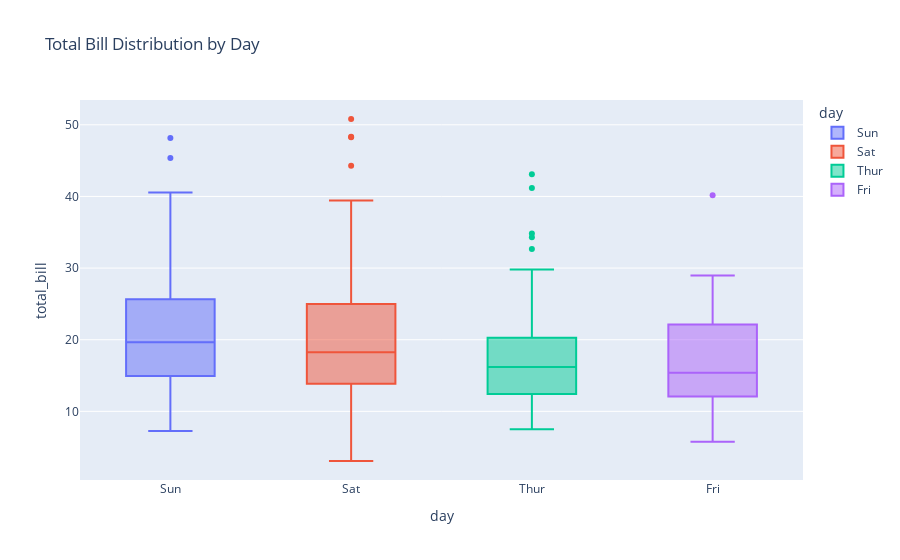

Here is the notebook cell this chart was saved with:
### Code cell
# Q2

# Load the tips dataset from Plotly
tips_data = px.data.tips()

# Create a box plot using Plotly Express
box_plot = px.box(tips_data, x='day', y='total_bill', color='day', title='Total Bill Distribution by Day')
box_plot.show()

### Figure 1 — Plotly figure (JSON) as saved in the notebook; plotly's stock layout.template omitted (floating-point values rounded to 4 significant figures)
{"data": [{"alignmentgroup": "True", "hovertemplate": "day=%{x}<br>total_bill=%{y}<extra></extra>", "legendgroup": "Sun", "marker": {"color": "#636efa"}, "name": "Sun", "notched": false, "offsetgroup": "Sun", "orientation": "v", "showlegend": true, "type": "box", "x": ["Sun", "Sun", "Sun", "Sun", "Sun", "Sun", "Sun", "Sun", "Sun", "Sun", "Sun", "Sun", "Sun", "Sun", "Sun", "Sun", "Sun", "Sun", "Sun", "Sun", "Sun", "Sun", "Sun", "Sun", "Sun", "Sun", "Sun", "Sun", "Sun", "Sun", "Sun", "Sun", "Sun", "Sun", "Sun", "Sun", "Sun", "Sun", "Sun", "Sun", "Sun", "Sun", "Sun", "Sun", "Sun", "Sun", "Sun", "Sun", "Sun", "Sun", "Sun", "Sun", "Sun", "Sun", "Sun", "Sun", "Sun", "Sun", "Sun", "Sun", "Sun", "Sun", "Sun", "Sun", "Sun", "Sun", "Sun", "Sun", "Sun", "Sun", "Sun", "Sun", "Sun", "Sun", "Sun", "Sun"], "x0": " ", "xaxis": "x", "y": [16.99, 10.34, 21.01, 23.68, 24.59, 25.29, 8.77, 26.88, 15.04, 14.78, 10.27, 35.26, 15.42, 18.43, 14.83, 21.58, 10.33, 16.29, 16.97, 17.46, 13.94, 9.68, 30.4, 18.29, 22.23, 32.4, 28.55, 18.04, 12.54, 10.29, 34.81, 9.94, 25.56, 19.49, 38.07, 23.95, 25.71, 17.31, 29.93, 14.07, 13.13, 17.26, 24.55, 19.77, 29.85, 48.17, 25, 13.39, 16.49, 21.5, 12.66, 16.21, 13.81, 17.51, 24.52, 20.76, 31.71, 7.25, 31.85, 16.82, 32.9, 17.89, 14.48, 9.6, 34.63, 34.65, 23.33, 45.35, 23.17, 40.55, 20.69, 20.9, 30.46, 18.15, 23.1, 15.69], "y0": " ", "yaxis": "y"}, {"alignmentgroup": "True", "hovertemplate": "day=%{x}<br>total_bill=%{y}<extra></extra>", "legendgroup": "Sat", "marker": {"color": "#EF553B"}, "name": "Sat", "notched": false, "offsetgroup": "Sat", "orientation": "v", "showlegend": true, "type": "box", "x": ["Sat", "Sat", "Sat", "Sat", "Sat", "Sat", "Sat", "Sat", "Sat", "Sat", "Sat", "Sat", "Sat", "Sat", "Sat", "Sat", "Sat", "Sat", "Sat", "Sat", "Sat", "Sat", "Sat", "Sat", "Sat", "Sat", "Sat", "Sat", "Sat", "Sat", "Sat", "Sat", "Sat", "Sat", "Sat", "Sat", "Sat", "Sat", "Sat", "Sat", "Sat", "Sat", "Sat", "Sat", "Sat", "Sat", "Sat", "Sat", "Sat", "Sat", "Sat", "Sat", "Sat", "Sat", "Sat", "Sat", "Sat", "Sat", "Sat", "Sat", "Sat", "Sat", "Sat", "Sat", "Sat", "Sat", "Sat", "Sat", "Sat", "Sat", "Sat", "Sat", "Sat", "Sat", "Sat", "Sat", "Sat", "Sat", "Sat", "Sat", "Sat", "Sat", "Sat", "Sat", "Sat", "Sat", "Sat"], "x0": " ", "xaxis": "x", "y": [20.65, 17.92, 20.29, 15.77, 39.42, 19.82, 17.81, 13.37, 12.69, 21.7, 19.65, 9.55, 18.35, 15.06, 20.69, 17.78, 24.06, 16.31, 16.93, 18.69, 31.27, 16.04, 38.01, 26.41, 11.24, 48.27, 20.29, 13.81, 11.02, 18.29, 17.59, 20.08, 16.45, 3.07, 20.23, 15.01, 12.02, 17.07, 26.86, 25.28, 14.73, 10.51, 17.92, 44.3, 22.42, 20.92, 15.36, 20.49, 25.21, 18.24, 14.31, 14, 7.25, 10.59, 10.63, 50.81, 15.81, 26.59, 38.73, 24.27, 12.76, 30.06, 25.89, 48.33, 13.27, 28.17, 12.9, 28.15, 11.59, 7.74, 30.14, 20.45, 13.28, 22.12, 24.01, 15.69, 11.61, 10.77, 15.53, 10.07, 12.6, 32.83, 35.83, 29.03, 27.18, 22.67, 17.82], "y0": " ", "yaxis": "y"}, {"alignmentgroup": "True", "hovertemplate": "day=%{x}<br>total_bill=%{y}<extra></extra>", "legendgroup": "Thur", "marker": {"color": "#00cc96"}, "name": "Thur", "notched": false, "offsetgroup": "Thur", "orientation": "v", "showlegend": true, "type": "box", "x": ["Thur", "Thur", "Thur", "Thur", "Thur", "Thur", "Thur", "Thur", "Thur", "Thur", "Thur", "Thur", "Thur", "Thur", "Thur", "Thur", "Thur", "Thur", "Thur", "Thur", "Thur", "Thur", "Thur", "Thur", "Thur", "Thur", "Thur", "Thur", "Thur", "Thur", "Thur", "Thur", "Thur", "Thur", "Thur", "Thur", "Thur", "Thur", "Thur", "Thur", "Thur", "Thur", "Thur", "Thur", "Thur", "Thur", "Thur", "Thur", "Thur", "Thur", "Thur", "Thur", "Thur", "Thur", "Thur", "Thur", "Thur", "Thur", "Thur", "Thur", "Thur", "Thur"], "x0": " ", "xaxis": "x", "y": [27.2, 22.76, 17.29, 19.44, 16.66, 10.07, 32.68, 15.98, 34.83, 13.03, 18.28, 24.71, 21.16, 10.65, 12.43, 24.08, 11.69, 13.42, 14.26, 15.95, 12.48, 29.8, 8.52, 14.52, 11.38, 22.82, 19.08, 20.27, 11.17, 12.26, 18.26, 8.51, 10.33, 14.15, 16, 13.16, 17.47, 34.3, 41.19, 27.05, 16.43, 8.35, 18.64, 11.87, 9.78, 7.51, 19.81, 28.44, 15.48, 16.58, 7.56, 10.34, 43.11, 13, 13.51, 18.71, 12.74, 13, 16.4, 20.53, 16.47, 18.78], "y0": " ", "yaxis": "y"}, {"alignmentgroup": "True", "hovertemplate": "day=%{x}<br>total_bill=%{y}<extra></extra>", "legendgroup": "Fri", "marker": {"color": "#ab63fa"}, "name": "Fri", "notched": false, "offsetgroup": "Fri", "orientation": "v", "showlegend": true, "type": "box", "x": ["Fri", "Fri", "Fri", "Fri", "Fri", "Fri", "Fri", "Fri", "Fri", "Fri", "Fri", "Fri", "Fri", "Fri", "Fri", "Fri", "Fri", "Fri", "Fri"], "x0": " ", "xaxis": "x", "y": [28.97, 22.49, 5.75, 16.32, 22.75, 40.17, 27.28, 12.03, 21.01, 12.46, 11.35, 15.38, 12.16, 13.42, 8.58, 15.98, 13.42, 16.27, 10.09], "y0": " ", "yaxis": "y"}], "layout": {"autosize": true, "boxmode": "overlay", "legend": {"title": {"text": "day"}, "tracegroupgap": 0}, "title": {"text": "Total Bill Distribution by Day"}, "xaxis": {"anchor": "y", "autorange": true, "categoryarray": ["Sun", "Sat", "Thur", "Fri"], "categoryorder": "array", "domain": [0, 1], "range": [-0.5, 3.5], "title": {"text": "day"}, "type": "category"}, "yaxis": {"anchor": "x", "autorange": true, "domain": [0, 1], "range": [0.4178, 53.46], "title": {"text": "total_bill"}, "type": "linear"}}}
